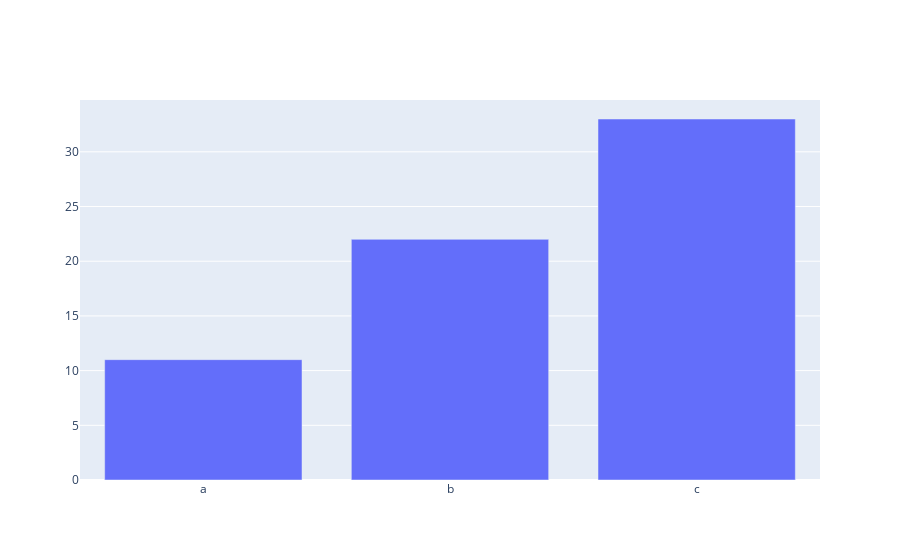

The cell this chart's notebook holds for it:
### Code cell
import plotly.graph_objects as go
fig = go.Figure(data=go.Bar(x=['a', 'b', 'c'], y=[11, 22, 33]))
fig.show()

### Figure 1 — Plotly figure (JSON) as saved in the notebook; plotly's stock layout.template omitted (floating-point values rounded to 4 significant figures)
{"data": [{"type": "bar", "x": ["a", "b", "c"], "y": [11, 22, 33]}], "layout": {"autosize": true, "xaxis": {"autorange": true, "range": [-0.5, 2.5], "showspikes": false, "type": "category"}, "yaxis": {"autorange": true, "range": [0, 34.74], "showspikes": false, "type": "linear"}}}
